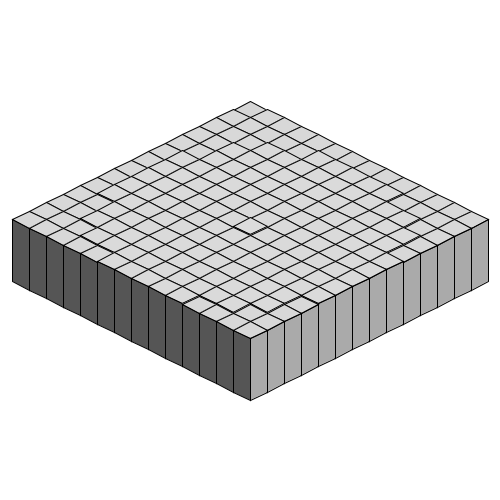
Frame 1 (no input)
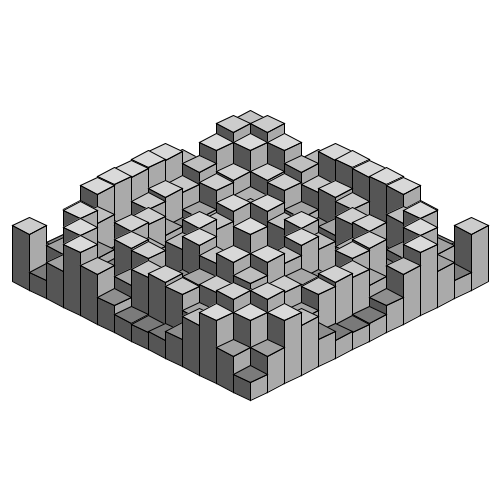
Frame 60 (the mouse pressed at the canvas centre just before this capture)
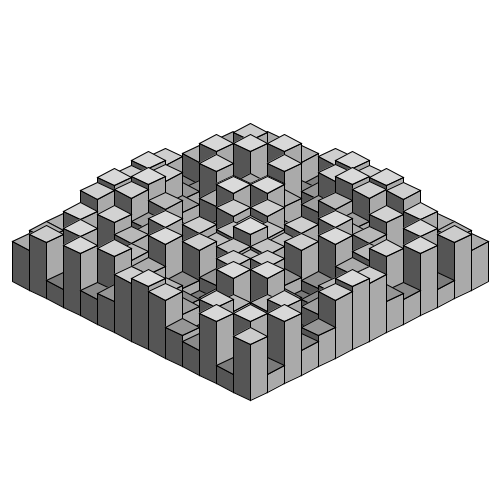
Frame 120 (the mouse held since frame 60 and released just before this capture)

The Processing sketch that drew these frames (run headless with seeded random() and noise(); from frame 60 on, the mouse is pressed at the canvas centre):

// Processing sketch: processing_27439
// ── processing_27439.pde

/*
Original Made by Jared "BlueThen" C. Modified by Alastair Gray
Created on November 4, 2009. Refined and commented on November 5, 2009.
www.bluethen.com
*/
/* Variable a is used for determining the shape's y position, coupled with the distance they are from the center. */
float a;
/* Setup(), the first function called when the applet is started */
void setup()
{
  /* The applet is set to 500 pixels by 500 pixels */
  size(500,500);
  /* RGB mode set to maximum of 6, since we'll be using 6 colors. 0 for black, 6 for white, and everything in between. */
  colorMode(RGB, 6);
  /* The stroke color is used to determine the border color of each quadrilateral. */
  stroke(0);
  /* Frame rate is set to 30. */
  frameRate(30);
}
void draw()
{
  /*
  a is decreased by 0.08. It represents the amount of radians the height of our boxes changes, and their speed.
  If we did nothing to a, then none of our shapes will move, so a is a key component in our formulas.
  */
  a -= 0.08;
  /* Screen is cleared and background is set to 6 (white). */
  background(6);
  /*
  These are our loops.
  We loop through 14 rows (-7 through 7) for the x axis, and within each row, we loop through 14 collumns for the z axis
  (x,z) is the ground, while y is verticle)
  */
  for (int x = -7; x < 7; x++) {
   for (int z = -7; z < 7; z++) {
    /*
    The y variable is set to determine the height of the box.
    We use formula radius * cos(angle) to determine this.
    Since cosine, when graphed, creates a wave, we can use this to have the boxes transition from small to big smoothly.
     
    The radius pretty much stands for our range. cosine alone will return values between -1 and 1, so we multiply this by
    24 to increase this value. The formula will return something in between -24 and 24.
     
    The angle is in radians. An entire loop (circle) is 2pi radians, or roughly 6.283185.
    Distance is used to create the circular effect. It makes the boxes of the same radius around the center similar.
    The distance ranges from 0 to 7, so 0.55 * distance will be between 0 and 3.85. This will make the highest and lowest
    box a little more than half a loop's difference. a is added on, (subtracted if you want to be technical, since a is negative), to
    provide some sort of change for each frame. If we don't include '+ a' in the algorithm, the boxes would be still.
    */
    int y = int(24 * cos(0.55 * distance(x,z,0,0) * a));
     
    /*
    These are 2 coordinate variations for each quadrilateral.
    Since they can be found in 4 different quadrants (+ and - for x, and + and - for z),
    we'll only need 2 coordinates for each quadrilateral (but we'll need to pair them up differently
    for this to work fully).
     
    Multiplying the x and z variables by 17 will space them 17 pixels apart.
    The 8.5 will determine half the width of the box ()
    8.5 is used because it is half of 17. Since 8.5 is added one way, and 8.5 is subtracted the other way, the total
    width of each box is 17. This will eliminate any sort of spacing in between each box.
     
    If you enable noStroke(), then the whole thing will appear as one 3d shape. Try it.
    */
    float xm = x*17 -8.5;
    float xt = x*17 +8.5;
    float zm = z*17 -8.5;
    float zt = z*17 +8.5;
     
    /* We use an integer to define the width and height of the window. This is used to save resources on further calculating */
    int halfw = (int)width/2;
    int halfh = (int)height/2;
     
    /*
    Here is where all the isometric calculating is done.
    We take our 4 coordinates for each quadrilateral, and find their (x,y) coordinates using an isometric formula.
    You'll probably find a similar formula used in some of my other isometric animations. However, I normally use
    these in a function. To avoid using repetitive calculation (for each coordinate of each quadrilateral, which
    would be 3 quads * 4 coords * 3 dimensions = 36 calculations).
     
    Formerly, the isometric formula was ((x - z) * cos(radians(30)) + width/2, (x + z) * sin(radians(30)) - y + height/2).
    however, the cosine and sine are constant, so they could be precalculated. Cosine of 30 degrees returns roughly 0.866, which can round to 1,
    Leaving it out would have little artifacts (unless placed side-by-side to accurate versions, where everything would appear wider in this version)
    Sine of 30 returns 0.5.
     
    We left out subtracting the y value, since this changes for each quadrilateral coordinate. (-40 for the base, and our y variable)
    These are later subtracted in the actual quad().
    */
    int isox1 = int(xm - zm + halfw);
    int isoy1 = int((xm + zm) * 0.5 + halfh);
    int isox2 = int(xm - zt + halfw);
    int isoy2 = int((xm + zt) * 0.5 + halfh);
    int isox3 = int(xt - zt + halfw);
    int isoy3 = int((xt + zt) * 0.5 + halfh);
    int isox4 = int(xt - zm + halfw);
    int isoy4 = int((xt + zm) * 0.5 + halfh);
     
    /* The side quads. 2 and 4 is used for the coloring of each of these quads */
    fill (2);
    quad(isox2, isoy2-y, isox3, isoy3-y, isox3, isoy3+40, isox2, isoy2+40);
    fill (4);
    quad(isox3, isoy3-y, isox4, isoy4-y, isox4, isoy4+40, isox3, isoy3+40);
     
    /*
    The top quadrilateral.
    y, which ranges between -24 and 24, multiplied by 0.05 ranges between -1.2 and 1.2
    We add 4 to get the values up to between 2.8 and 5.2.
    This is a very fair shade of grays, since it doesn't become one extreme or the other.
    */
    fill(4 + y * 0.05);
    quad(isox1, isoy1-y, isox2, isoy2-y, isox3, isoy3-y, isox4, isoy4-y);
   }
  }
}
/* The distance formula */
float distance(float x,float y,float cx,float cy) {
  return sqrt(sq(cx - x) + sq(cy - y));
}
